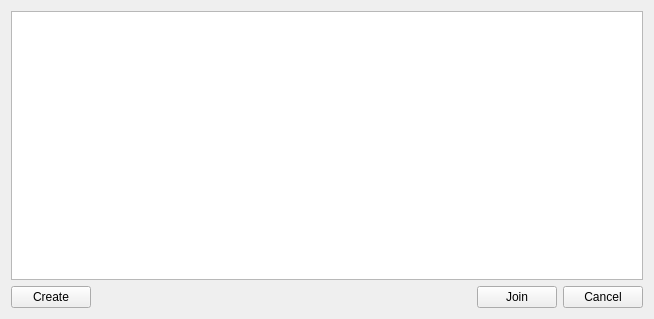
<?xml version="1.0" encoding="UTF-8"?>
<ui version="4.0">
 <class>ChannelListWidgetForm</class>
 <widget class="QWidget" name="ChannelListWidgetForm">
  <property name="geometry">
   <rect>
    <x>0</x>
    <y>0</y>
    <width>654</width>
    <height>319</height>
   </rect>
  </property>
  <property name="windowTitle">
   <string>Channels</string>
  </property>
  <layout class="QVBoxLayout" name="verticalLayout">
   <item>
    <widget class="QTableView" name="channelsView"/>
   </item>
   <item>
    <layout class="QHBoxLayout" name="horizontalLayout">
     <item>
      <widget class="QPushButton" name="createButton">
       <property name="text">
        <string>Create</string>
       </property>
      </widget>
     </item>
     <item>
      <spacer name="horizontalSpacer">
       <property name="orientation">
        <enum>Qt::Horizontal</enum>
       </property>
       <property name="sizeHint" stdset="0">
        <size>
         <width>40</width>
         <height>20</height>
        </size>
       </property>
      </spacer>
     </item>
     <item>
      <widget class="QPushButton" name="joinButton">
       <property name="text">
        <string>Join</string>
       </property>
      </widget>
     </item>
     <item>
      <widget class="QPushButton" name="cancelButton">
       <property name="text">
        <string>Cancel</string>
       </property>
      </widget>
     </item>
    </layout>
   </item>
  </layout>
 </widget>
 <resources/>
 <connections/>
</ui>
